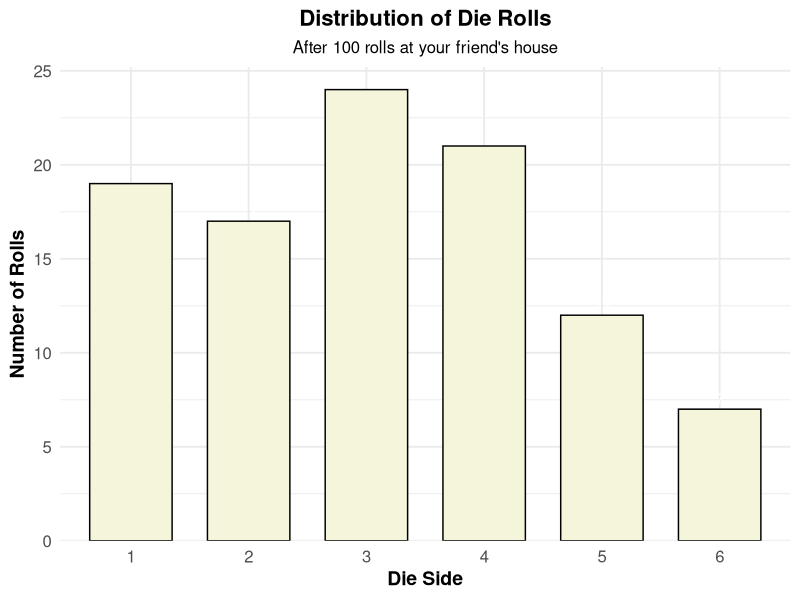

The R source for this figure:
## ---- chunk 1

# Load necessary libraries
library(ggplot2)

# Step 1: Define the probabilities for each side of the die
true_probabilities <- c(0.19, 0.19, 0.19, 0.19, 0.19, 0.05)

# Normalize the probabilities to ensure they sum to 1
true_probabilities <- true_probabilities / sum(true_probabilities)

set.seed(5)
# Step 2: Simulate a large number of rolls
n_rolls <- 100  # Number of rolls

# Simulate the rolls
rolls <- sample(1:6, size = n_rolls, replace = TRUE, prob = true_probabilities)

# Calculate observed frequencies for each side
observed_counts <- table(rolls)

# Convert observed counts to a data frame for plotting
observed_df <- as.data.frame(observed_counts)
colnames(observed_df) <- c("Side", "Count")

# Create a prettier bar plot of the observed counts
ggplot(observed_df, aes(x = as.factor(Side), y = Count)) +
  geom_bar(stat = "identity", fill = "#F5F5DC", color = "black", width = 0.7) +
  geom_text(aes(label = Count), vjust = -0.3, color = "white", size = 4) +  # Add count labels on top of the bars
  labs(title = "Distribution of Die Rolls",
       subtitle = "After 100 rolls at your friend's house",
       x = "Die Side",
       y = "Number of Rolls") +
  theme_minimal(base_size = 14) +  # Use a minimal theme with larger base font size
  theme(
    plot.title = element_text(hjust = 0.5, face = "bold", size = 16),  # Center and bold the title
    plot.subtitle = element_text(hjust = 0.5, size = 12),  # Center the subtitle
    axis.title.x = element_text(face = "bold"),  # Bold x-axis title
    axis.title.y = element_text(face = "bold"),  # Bold y-axis title
    axis.text = element_text(size = 12)  # Increase axis text size
  ) +
  scale_y_continuous(expand = expansion(mult = c(0, 0.05)))  # Ensure space above bars for labels
## ---- chunk 2

#This creates a vector of values which is just 1/6 repeated 6 times. 
expected_probabilities <- rep(1/6, 6)
#This is the expected number of rolls for each face of the die. 
expected_counts <- expected_probabilities * n_rolls
## ---- chunk 3
chi_squared_test <- chisq.test(observed_counts, p = expected_probabilities)

# Print the test results
print(chi_squared_test)
